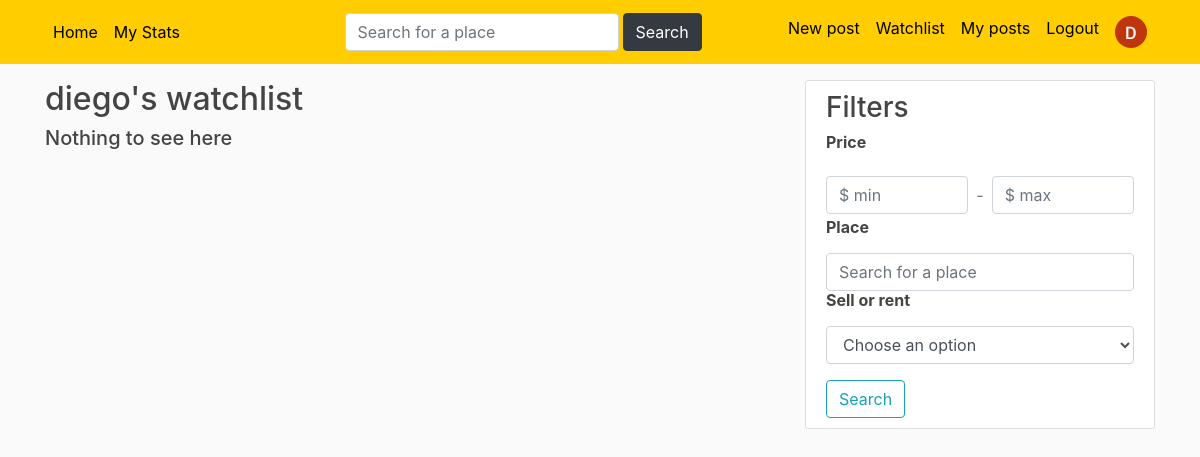
Before: /user/profile/watchlist/ (signed in) with the older database file.
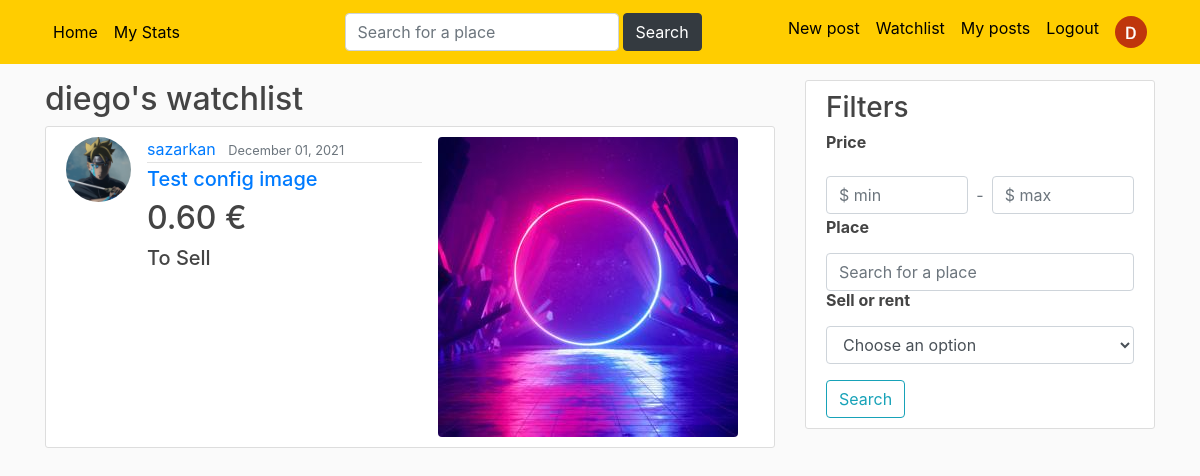
After: the same page with the newer database file.
### blog/models.py (models this page shows, shortened)
class Watchlist(models.Model):
    post = models.ForeignKey(Post, on_delete=models.CASCADE)
    user = models.ForeignKey(User, on_delete=models.CASCADE, related_name='watchlist_list')

class Post(models.Model): #creation d'un Post
    title = models.CharField(max_length=100)
    price = models.DecimalField(default=0, max_digits= 15, decimal_places=2)
    sell_rent = models.CharField(default= 'S', max_length=10, choices=SELLORRENT_CHOICES)
    localisation = models.CharField(default='Bruxelles',max_length=100)
    category = models.CharField(default= 'H', max_length=10, choices=CATEGORIES)
    surface = models.DecimalField(default=0, max_digits= 8, decimal_places=2)
    content = models.TextField()
    image = models.ImageField(default='defaultAnnounce.jpg', upload_to='announce_pics')
    date_posted = models.DateTimeField(default=timezone.now)
    author = models.ForeignKey(User, on_delete=models.CASCADE) #reférence à une autre classe (clé étrangère)

### users/models.py (models this page shows, shortened)
class Profile(models.Model):
    user = models.OneToOneField(User, on_delete=models.CASCADE) #CASCADE : si je supprime l'utilisateur, le profil sera supprimé aussi. Mais si je supprime le profil, l'utilisateur ne sera pas supprimé
    image = models.ImageField(default='default.jpg', upload_to='profile_pics') #default = image par défaut si l'user ne choisit aucune pdp

### blog/views.py (the view)
# urls.py: path('user/profile/watchlist/', views.watchlist, name='user-watchlist'), #permet de consulter la watchlist
def watchlist(request):
    curr_user = User.objects.filter(username=request.user.username).get() #utilisateur actuel
    user_watchlist = curr_user.watchlist_list.all() #permet d'obtenir la watchlist de l'utilisateur en cours
    return render(request, 'blog/user_watchlist.html',{'user_watchlist' : user_watchlist, 'title' : 'My watchlist'})

### blog/templates/blog/user_watchlist.html (shortened to what this page needs)
{% extends "blog/base.html" %}
{% block content %}
{% if user.is_authenticated %}
<h2>{{ user }}'s watchlist</h2>
{% for favorite in user_watchlist %}
<article class="media content-section">
    <img class="rounded-circle article-img" src="{{ favorite.post.author.profile.image.url }}">
    <div class="media-body">
        <div class="article-metadata">
            <a class="mr-2" href="{% url 'user-posts' favorite.post.author.username %}">{{ favorite.post.author }}</a>
            <small class="text-muted">{{ favorite.post.date_posted|date:"F d, Y" }}</small>
        </div>
        <h5 class="display-5"><a href="{% url 'post-detail' favorite.post.id %}">{{ favorite.post.title }}</a></h5>
        <h2 class="article-content">{{ favorite.post.price }} €</h2>
        <h5 class="article-content">{{ favorite.post.get_sell_rent_display }}</h5>
    </div>
    <img class="rounded float-left ml-3 mr-3" src="{{ favorite.post.image.url }}">
</article>
{% empty %}
<h5>Nothing to see here</h5>
{% endfor %}
{% else %}
<div class="border-top pt-3">
    <h1>You have to be logged in to access your watchlist</h1>
    <h4><a href="{% url 'login' %}">Click here to log in</a></h4>
</div>
{% endif %}
{% endblock content %}

Changed rows visible on the page:
added Watchlist: post.author.profile.image (picture), post.author "sazarkan", post.date_posted "December 01, 2021", post "Test config image", post.price "0.60", post.sell_rent "To Sell", post.image (picture)
Other visible differences:
text no longer shown: "Nothing to see here"
